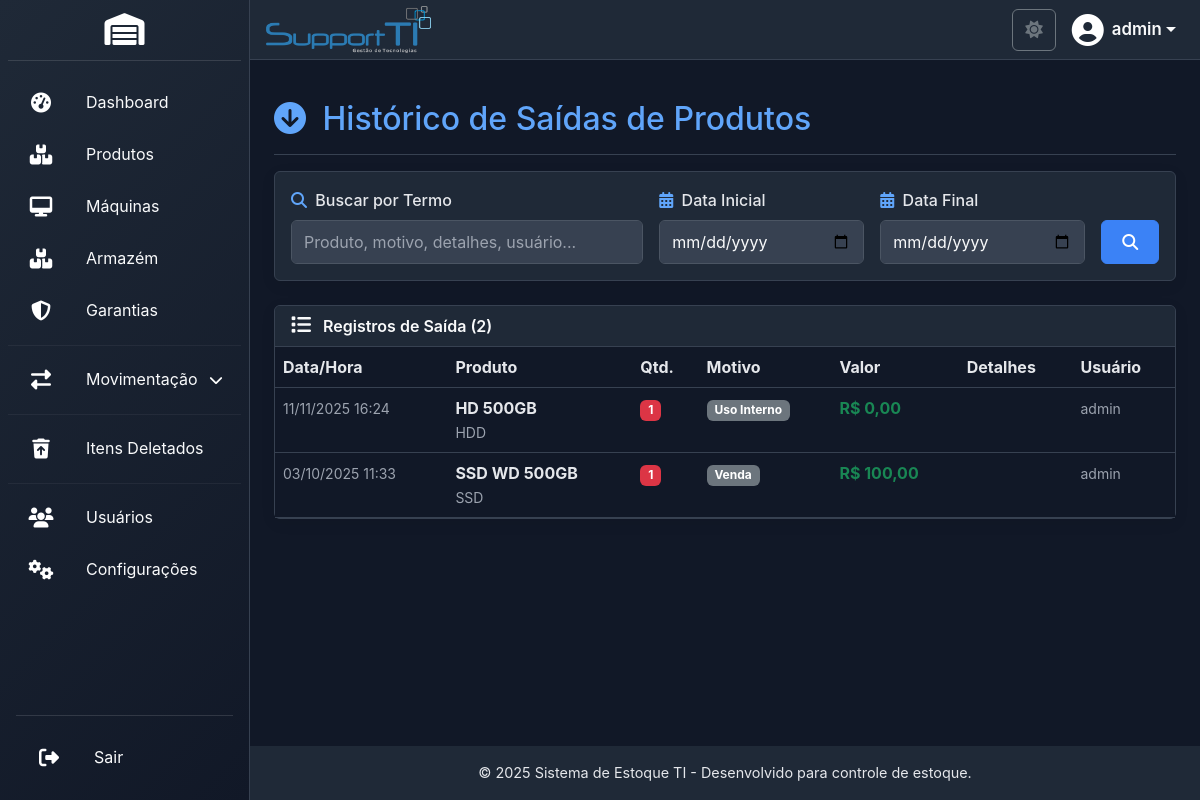
The page /modules/products/product_outputs_log.php (signed in) on the database as committed earlier.
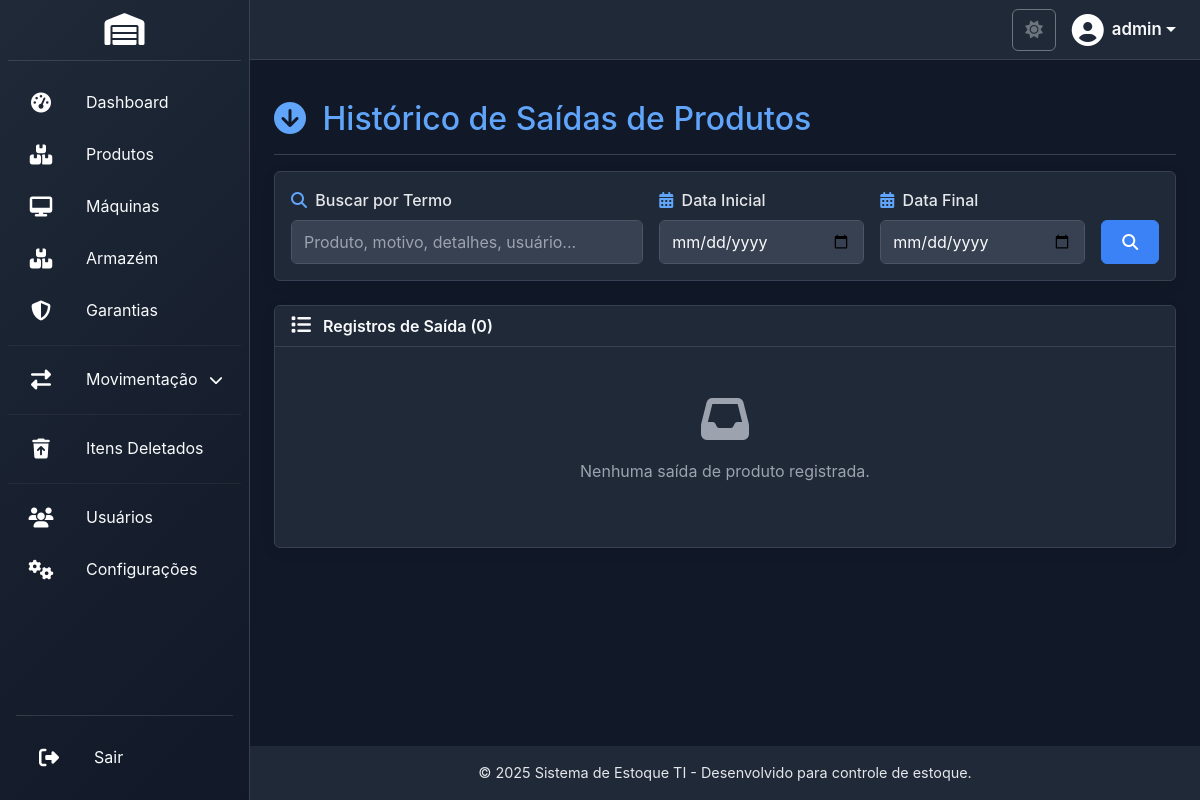
The same page on the database as committed later.
### tables this page shows
CREATE TABLE IF NOT EXISTS `product_outputs` (
  `id` int(11) NOT NULL AUTO_INCREMENT,
  `product_id` int(11) NOT NULL,
  `user_id` int(11) DEFAULT NULL,
  `quantity_removed` int(11) NOT NULL,
  `reason` varchar(255) NOT NULL,
  `details` text DEFAULT NULL,
  `unit_price` decimal(12,2) DEFAULT NULL,
  `output_date` timestamp NOT NULL DEFAULT current_timestamp(),
  `product_name` varchar(255) DEFAULT NULL,
  `product_category` varchar(100) DEFAULT NULL,
  `product_serial_number` varchar(100) DEFAULT NULL,
  `product_barcode` varchar(100) DEFAULT NULL,
  PRIMARY KEY (`id`),
  KEY `user_id` (`user_id`)
);

CREATE TABLE IF NOT EXISTS `users` (
  `id` int(11) NOT NULL AUTO_INCREMENT,
  `username` varchar(50) NOT NULL,
  `password` varchar(255) NOT NULL,
  `email` varchar(100) NOT NULL,
  `role` varchar(20) DEFAULT 'user',
  `full_name` varchar(255) DEFAULT NULL,
  `avatar` varchar(255) DEFAULT NULL,
  `last_login` timestamp NULL DEFAULT NULL,
  `reset_token` varchar(64) DEFAULT NULL,
  `reset_token_expires_at` datetime DEFAULT NULL,
  `created_at` timestamp NOT NULL DEFAULT current_timestamp(),
  `updated_at` timestamp NOT NULL DEFAULT current_timestamp() ON UPDATE current_timestamp(),
  `theme` varchar(50) DEFAULT 'blue',
  `is_deleted` tinyint(1) DEFAULT 0 COMMENT 'Marca usuário como deletado (soft delete)',
  `deleted_at` datetime DEFAULT NULL COMMENT 'Data e hora da deleção',
  PRIMARY KEY (`id`),
  UNIQUE KEY `username` (`username`),
  UNIQUE KEY `email` (`email`),
  KEY `idx_is_deleted` (`is_deleted`),
  KEY `idx_deleted_at` (`deleted_at`)
);

### config/database.php (called while the page is built, shortened)
<?php
function url($path = '') {
    return BASE_PATH . '/' . ltrim($path, '/');
}
function getConnection() {
    static $pdo = null;
    if ($pdo === null) {
        try {
            $dsn = "mysql:host=" . DB_HOST . ";dbname=" . DB_NAME . ";charset=" . DB_CHARSET;
            $options = [
                PDO::ATTR_ERRMODE            => PDO::ERRMODE_EXCEPTION,
                PDO::ATTR_DEFAULT_FETCH_MODE => PDO::FETCH_ASSOC,
                PDO::ATTR_EMULATE_PREPARES   => false,
            ];
            $pdo = new PDO($dsn, DB_USER, DB_PASS, $options);
        } catch (PDOException $e) {
            error_log("Erro de conexão com o banco de dados: " . $e->getMessage());
            die("Erro de conexão com o banco de dados. Verifique as configurações em config.php e se o serviço MySQL está em execução.");
        }
    }
    return $pdo;
}
$system_settings_defaults = [
    "system_name" => "Sistema de Estoque TI",
    "company_name" => "Sua Empresa",
    "company_slogan" => "Controle total do seu estoque",
    "theme_color" => "blue",
];
try {
    $pdo = getConnection();
    $pdo->exec("CREATE TABLE IF NOT EXISTS system_settings (
        id INT AUTO_INCREMENT PRIMARY KEY,
        setting_key VARCHAR(100) UNIQUE NOT NULL,
        setting_value TEXT
    )");
    $stmt = $pdo->query("SELECT setting_key, setting_value FROM system_settings");
    $db_settings = $stmt->fetchAll(PDO::FETCH_KEY_PAIR);
    $system_settings = array_merge($system_settings_defaults, $db_settings);
} catch (PDOException $e) {
    error_log("Erro ao carregar configurações do banco: " . $e->getMessage());
    $system_settings = $system_settings_defaults;
}
function isLoggedIn() {
    return isset($_SESSION["user_id"]) && !empty($_SESSION["user_id"]);
}
?>

### config.php (called while the page is built)
<?php
require_once __DIR__ . '/config/database.php';
?>

### modules/products/product_outputs_log.php (the view, shortened to what the changed rows need)
<?php
require_once '../../config.php';
$page = max(1, intval($_GET['page'] ?? 1));
$per_page = 20;
$offset = ($page - 1) * $per_page;
try {
    $pdo = getConnection();
    $where_conditions = [];
    $params = [];
    $where_clause = !empty($where_conditions) ? 'WHERE ' . implode(' AND ', $where_conditions) : '';
    $count_query = "SELECT COUNT(*) as total FROM product_outputs po LEFT JOIN users u ON po.user_id = u.id {$where_clause}";
    $count_stmt = $pdo->prepare($count_query);
    $count_stmt->execute($params);
    $total_records = $count_stmt->fetch()['total'];
    $outputs_query = "
        SELECT
            po.*, u.username
        FROM product_outputs po
        LEFT JOIN users u ON po.user_id = u.id
        {$where_clause}
        ORDER BY po.output_date DESC
        LIMIT {$per_page} OFFSET {$offset}
    ";
    $outputs_stmt = $pdo->prepare($outputs_query);
    $outputs_stmt->execute($params);
    $outputs = $outputs_stmt->fetchAll();
} catch (PDOException $e) {
    error_log("Erro ao carregar dados de saída de produtos: " . $e->getMessage());
    $outputs = [];
    $total_records = 0;
    $total_pages = 0;
}
?>
<?php include '../../includes/header.php'; ?>
<div class="d-flex justify-content-between flex-wrap flex-md-nowrap align-items-center pt-3 pb-2 mb-3 border-bottom">
    <h1 class="h2 text-primary-custom">
        <i class="fas fa-arrow-circle-down me-2"></i>
        Histórico de Saídas de Produtos
    </h1>
</div>
<div class="card card-custom">
    <div class="card-header card-header-custom d-flex justify-content-between align-items-center">
        <span>
            <i class="fas fa-list me-2"></i>
            Registros de Saída (<?php echo number_format($total_records); ?>)
        </span>
    </div>
    <div class="card-body p-0">
        <?php if (empty($outputs)): ?>
            <div class="text-center text-muted py-5">
                <i class="fas fa-inbox fa-3x mb-3"></i>
                <p>Nenhuma saída de produto registrada.</p>
            </div>
        <?php else: ?>
            <div class="table-responsive">
                <table class="table table-hover mb-0">
                    <thead class="table-header-custom">
                        <tr>
                            <th>Data/Hora</th>
                            <th>Produto</th>
                            <th>Qtd.</th>
                            <th>Motivo</th>
                            <th>Valor</th>
                            <th>Detalhes</th>
                            <th>Usuário</th>
                        </tr>
                    </thead>
                    <tbody>
                        <?php foreach ($outputs as $output): ?>
                            <tr>
                                <td><small><?php echo date('d/m/Y H:i', strtotime($output['output_date'])); ?></small></td>
                                <td>
                                    <strong><?php echo htmlspecialchars($output['product_name']); ?></strong>
                                    <br><small class="text-muted"><?php echo htmlspecialchars($output['product_category']); ?></small>
                                </td>
                                <td><span class="badge bg-danger"><?php echo number_format($output['quantity_removed']); ?></span></td>
                                <td><span class="badge bg-secondary"><?php echo htmlspecialchars($output['reason'] ?? 'N/A'); ?></span></td>
                                <td>
                                    <?php
                                    if (isset($output['unit_price']) && is_numeric($output['unit_price'])) {
                                        $total_value = $output['unit_price'] * $output['quantity_removed'];
                                        echo '<strong class="text-success">R$ ' . number_format($total_value, 2, ',', '.') . '</strong>';
                                    } else {
                                        echo '<span class="text-muted">-</span>';
                                    }
                                    ?>
                                </td>
                                <td><small><?php echo nl2br(htmlspecialchars($output['details'] ?? 'N/A')); ?></small></td>
                                <td><small><?php echo htmlspecialchars($output['username'] ?? 'Sistema'); ?></small></td>
                            </tr>
                        <?php endforeach; ?>
                    </tbody>
                </table>
            </div>
        <?php endif; ?>
    </div>
</div>
<?php include '../../includes/footer.php'; ?>

### includes/header.php (shortened to what the changed rows need)
<?php
require_once __DIR__ . '/../config.php';
$current_theme = $system_settings["theme_color"] ?? "light";
if (isLoggedIn()) {
    $user_id = $_SESSION["user_id"];
    try {
        $pdo = getConnection();
        $stmt = $pdo->prepare("SELECT setting_value FROM system_settings WHERE setting_key = ?");
        $stmt->execute(["user_theme_{$user_id}"]);
        $user_theme_preference = $stmt->fetchColumn();
        if ($user_theme_preference) {
            $current_theme = $user_theme_preference;
        }
    } catch (PDOException $e) {
        error_log("Erro ao carregar preferência de tema do usuário: " . $e->getMessage());
    }
}
$logo_path = $system_settings['company_logo'] ?? '';
?>
<!DOCTYPE html>
<html lang="pt-BR">
<head>
    <link href="/sistema5/css/bootstrap.min.css" rel="stylesheet">
    <link href="/sistema5/css/themes.css" rel="stylesheet">
    <link href="https://cdnjs.cloudflare.com/ajax/libs/font-awesome/6.4.0/css/all.min.css" rel="stylesheet">
    <link href="/sistema5/css/custom.css" rel="stylesheet">
    <link href="/sistema5/css/custom-improved.css" rel="stylesheet">
    <link href="/sistema5/css/media-upload.css" rel="stylesheet">
    <link href="/sistema5/css/sidebar-animations.css" rel="stylesheet">
</head>
<body class="theme-<?php echo htmlspecialchars($current_theme); ?>">
<div class="wrapper">
    <div id="main-content-wrapper" class="d-flex flex-column flex-grow-1">
        <?php if (isLoggedIn() && !isset($hide_sidebar)): ?>
        <header class="d-flex align-items-center px-3 border-bottom bg-light no-print" style="height: 60px; min-height: 60px;">
            <ul class="navbar-nav d-flex flex-row align-items-center w-100">
                <li class="nav-item">
                    <a href="<?php echo url('public/dashboard.php'); ?>" class="navbar-brand-logo">
                        <?php if (!empty($logo_path)):
                            $full_logo_path = __DIR__ . '/../' . $logo_path;
                            if (file_exists($full_logo_path)):
                        ?>
                            <img src="/sistema5/<?php echo htmlspecialchars($logo_path); ?>?v=<?php echo time(); ?>" alt="Logo da Empresa">
                        <?php
                            endif;
                        endif; ?>
                    </a>
                </li>
            </ul>
        </header>
        <?php endif; ?>
        <main class="p-3 p-md-4 flex-grow-1">

Rows that differ between the two databases and show on the page:
removed product_outputs: output_date "11/11/2025 16:24", product_name "HD 500GB", product_category "HDD", quantity_removed "1", reason "Uso Interno", total_value "0,00", user.username "admin"
removed product_outputs: output_date "03/10/2025 11:33", product_name "SSD WD 500GB", product_category "SSD", quantity_removed "1", reason "Venda", total_value "100,00", user.username "admin"
Other text that changed with them:
$total_records: "2" → "0"
text no longer shown: "Data/Hora Produto Qtd. Motivo Valor Detalhes Usuário"
text now shown: "Nenhuma saída de produto registrada."
